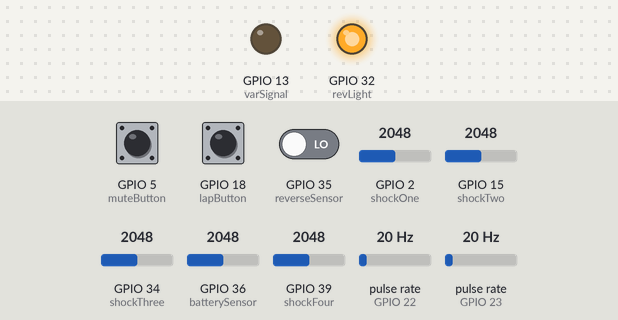
Bench run of a sketch on a simulated ESP32. Shown: output pins drawn as LEDs (lit = HIGH). Wiring (inferred from the names in the program): 2 × pulse sensor: data GPIO 22 / data GPIO 23. The test bench sets the inputs (shaded band); at power-on: GPIO 35 (reverseSensor) LOW, GPIO 2 (shockOne) = 2048, GPIO 5 (muteButton) HIGH, GPIO 15 (shockTwo) = 2048, GPIO 18 (lapButton) HIGH, GPIO 34 (shockThree) = 2048, GPIO 36 (batterySensor) = 2048, GPIO 39 (shockFour) = 2048, pulse rate (sensors on GPIO 22, GPIO 23) 20 Hz. Pins used as bus, display or sensor lines are not drawn.

Above: at 1.2 s.
1.3 s: GPIO 35 (reverseSensor) driven HIGH
At 2.0 s:
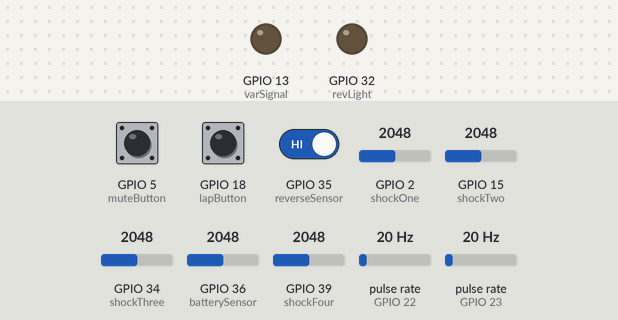
2.8 s: GPIO 35 (reverseSensor) driven LOW
At 3.2 s:
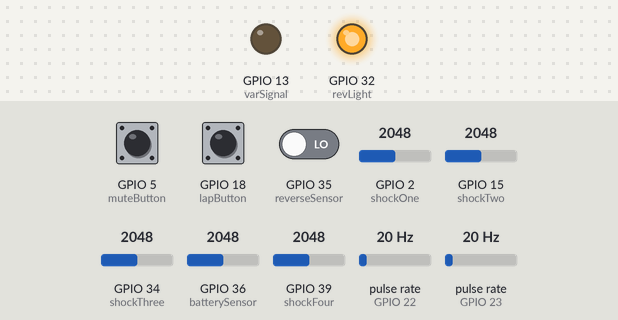
Timing chart, 0 to 5.8 s (numbered marks = the images above; inputs shaded):
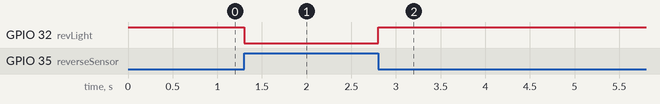

The sketch:

williamsport.ino
```cpp
/*
    Name:       onboardCode.ino
    Created:	2/11/2024 12:08:47 AM
    Author:     WesternBajaSAE
*/

#include <HardwareSerial.h>

// Define two instances of HardwareSerial for two UART interfaces
HardwareSerial Phone(2);  // UART2

// Pin Assignments *DO NOT CHANGE* ----------------------------------------------------------------------------

//High Power Outputs

#define revLight 32
#define rpmPower 33
#define fuelPower 25
#define varPower 26
#define varSignal 13
#define shockPower 27
#define phonePower 14

//Low Power Inputs

#define shockOne 2
#define shockTwo 15
#define shockThree 34
#define shockFour 39

#define engineSensor 23
#define reverseSensor 35
#define fuelSensor 22
#define batterySensor 36
#define oldRevSensor 19

#define phoneRx 16
#define phoneTx 17
#define linkRx 3
#define linkTx 1

#define buttonOne 21
#define lapButton 18
#define muteButton 5
#define buttonFour 4

#define ON LOW
#define OFF HIGH

// Variable declarations ----------------------------------------------------------------

// Battery variables
int rawBattery;
int batPercent;

const int batLowLimit = 2430;   //16 volt
const int batHighLimit = 3200;  //20.5 volt

// Engine RPM variables:
unsigned long pulseTime;
unsigned long prevPulseTime;
unsigned long magFreq;
const int magnets = 3;
int engineRpm = 0;

unsigned long magInterval = 0;

// Wheel speed variables:
int speed;

// Fuel variables:
unsigned long fuelStart;
unsigned long fuelEnd;
int fuelTime;
int rawFuel = 0;
int fuelFlag = 0;
int newFuelTime = 0;
int fuel = 0;

const int fuelLowLimit = 1000;  // semi-calibrated value
const int fuelHighLimit = 1648; // calibrated value

// Shock position variables:
int rawLeftFront = 0;
int rawRightFront = 0;
int rawLeftRear = 0;
int rawRightRear = 0;

int leftFront = 0;
int rightFront = 0;
int leftRear = 0;
int rightRear = 0;

// Driver input variables:
int panicStatus = 0;
int muteStatus = 0;
int lapReset = 0;
int button4 = 0;

int panicActive = 0;

int lapFlag = 0;
int panicTimer;
int panicFlag = 0;

unsigned long lapDebounce;

int lapPrevState;

// Phone communication
int acknowledged = 0;
String incomingPhoneData = "";
unsigned long phoneExportTimer = 0;
const int phoneExportInterval = 16;

// Global variables
const int batSamples = 1000;        // Number of samples to consider for moving average
const int fuelSamples = 1000;       // Number of samples to consider for moving average
int fuelLogger[fuelSamples];  // Array to store PWM samples
int batLogger[batSamples];   // Array to store PWM samples
int batIndex = 0;            // Index to keep track of the current sample
int fuelIndex = 0;         // Index to keep track of the current sample
const int debounce = 20;

// Function prototypes
void reverseCheck();
void batRead();
void updateBatAverage(int newValue);
void RPMRead();
void rpmCalculate();
void fuelRead();
void updateFuelAverage(int newValue);
void shockRead();
void muteButtonCheck();
void vitalCheck();
void lapTimeReset();
void panicStatusUpdate();
void lapButtonCheck();
void readPhoneData();
void processPhoneData(String data);
void exportPhoneData();

// The setup() function runs once each time the micro-controller starts
void setup() {
  // Initialize serial communication with phone and eCVT
  Phone.begin(115200, SERIAL_8N1, phoneRx, phoneTx);

  // Initialize fuel samples array
  for (int i = 0; i < fuelSamples; i++) {
    fuelLogger[i] = fuelLowLimit;
  }

  // Initialize battery samples array
  for (int i = 0; i < batSamples; i++) {
    batLogger[i] = batLowLimit;
  }

  // Initialize regulator pins
  pinMode(revLight, OUTPUT);
  pinMode(rpmPower, OUTPUT);
  pinMode(fuelPower, OUTPUT);
  pinMode(varPower, OUTPUT);
  pinMode(varSignal, OUTPUT);
  pinMode(shockPower, OUTPUT);
  pinMode(phonePower, OUTPUT);

  // Initialize sensor pins
  pinMode(shockOne, INPUT);
  pinMode(shockTwo, INPUT);
  pinMode(shockThree, INPUT);
  pinMode(shockFour, INPUT);

  pinMode(engineSensor, INPUT);
  pinMode(reverseSensor, INPUT);
  pinMode(fuelSensor, INPUT);
  pinMode(batterySensor, INPUT);
  pinMode(oldRevSensor, INPUT_PULLUP);

  pinMode(buttonOne, INPUT_PULLUP);
  pinMode(lapButton, INPUT_PULLUP);
  pinMode(muteButton, INPUT_PULLUP);
  pinMode(buttonFour, INPUT_PULLUP);

  // Control initial power output
  digitalWrite(revLight, OFF);
  digitalWrite(rpmPower, ON);
  digitalWrite(fuelPower, ON);
  digitalWrite(varPower, OFF);
  digitalWrite(varSignal, LOW);
  digitalWrite(shockPower, ON);
  digitalWrite(phonePower, ON);

  // Attach interrupts
  attachInterrupt(digitalPinToInterrupt(engineSensor), RPMRead, FALLING);
  attachInterrupt(digitalPinToInterrupt(fuelSensor), fuelRead, CHANGE);

  lapPrevState = digitalRead(lapButton);
}

// The loop() function runs continuously after setup()
void loop() {
  // Read data from eCVT and phone
  readPhoneData();

  // Check lap button and mute button
  reverseCheck();
  lapButtonCheck();
  muteButtonCheck();
  shockRead();

  // Check if it's time to export data to phone
  if (millis() - phoneExportTimer >= phoneExportInterval) {
    // Run non-time critical functions
    batRead();

    // Export data to phone
    exportPhoneData();

    phoneExportTimer = millis();
  }
}

// Function to check reverse sensor and update reverse light
void reverseCheck() {
  if (digitalRead(reverseSensor) == HIGH) {
    digitalWrite(revLight, ON);
  } else {
    digitalWrite(revLight, OFF);
  }
}

// Function to read battery voltage and calculate battery percentage
void batRead() {

  rawBattery = analogRead(batterySensor);

  // Calibrate the reading
  if(rawBattery > batLowLimit){
    updateBatAverage(rawBattery);
  }

}

// Function to update moving average of PWM samples
void updateBatAverage(int newValue) {
  batLogger[batIndex] = newValue;
  batIndex = (batIndex + 1) % batSamples;
  long sum = 0;

  for (int i = 0; i < batSamples; i++) {
    sum += batLogger[i];
  }

  batPercent = map((sum / batSamples), batLowLimit, batHighLimit, 0, 99);
}

// Function to calculate RPM from pulse time
void RPMRead() {
  pulseTime = micros();

  if (pulseTime < prevPulseTime) {
    // Rollover detected
    magInterval = (4294967295 - prevPulseTime) + pulseTime;
  } else {
    magInterval = pulseTime - prevPulseTime;
  }

  if (magInterval > 3000) {
    rpmCalculate();
    // Store pulse time
    prevPulseTime = pulseTime;
  }
}

// Function to calculate RPM from magnetic interval
void rpmCalculate() {
  if (magInterval > 0) {
    // Convert difference into frequency (seconds domain)
    magFreq = 60000000 / magInterval;
  }

  // Compensate for pulses per rotation
  engineRpm = magFreq / magnets;
}

// Function to read fuel sensor and update fuel level
void fuelRead() {
  if (digitalRead(fuelSensor) == HIGH && fuelFlag == 0) {
    fuelStart = micros();
    fuelFlag = 1;
  } else if (digitalRead(fuelSensor) == LOW && fuelFlag == 1) {
    fuelEnd = micros();
    fuelFlag = 0;
    newFuelTime = 1;
  }

  fuelTime = fuelEnd - fuelStart;

  if (fuelFlag == 0 && fuelTime > fuelLowLimit && fuelTime < fuelHighLimit && newFuelTime == 1) {
    updateFuelAverage(fuelTime);
    newFuelTime = 0;
  }
}

// Function to update moving average of PWM samples
void updateFuelAverage(int newValue) {
  fuelLogger[fuelIndex] = newValue;
  fuelIndex = (fuelIndex + 1) % fuelSamples;

  long sum = 0;

  for (int i = 0; i < fuelSamples; i++) {
    sum += fuelLogger[i];
  }

  rawFuel = sum / fuelSamples;

  fuel = map(rawFuel, fuelLowLimit, fuelHighLimit, 0, 99);
}

  // Function to read shock sensor values
void shockRead() {
  rawLeftFront = analogRead(shockOne);
  rawRightFront = analogRead(shockTwo);
  rawLeftRear = analogRead(shockThree);
  rawRightRear = analogRead(shockFour);

  // leftFront = map(leftFront, 900, 4095, 0, 100);
  // rightFront = map(rightFront, 900, 4095, 0, 100);
  // leftRear = map(leftRear, 0, 4095, 0, 100);
  // rightRear = map(rightRear, 0, 4095, 0, 100);

  leftFront = 0;
  rightFront = 0;
  leftRear = 0;
  rightRear = 0;
}

  // Function to check mute button state and update mute status
void muteButtonCheck() {

  if(!digitalRead(muteButton)){
    muteStatus = 1;
  } else {
    muteStatus = 0;
  }
}

  // Function to check lap button state and perform corresponding actions
void lapButtonCheck() {
  int buttonState = digitalRead(lapButton);

  if (buttonState != lapPrevState) {
    lapDebounce = millis();
    lapFlag = 1;
  }

  if (millis() - lapDebounce >= debounce && lapFlag == 1) {
    lapFlag = 0;
    lapTimeReset();

    if(panicFlag == 0){
      panicTimer = millis();
    }

    panicFlag++;

    if(panicFlag > 0 && (millis() - panicTimer) > 3000){
      panicFlag == 0;
    }

    if(panicFlag >= 3){
      panicStatusUpdate();
      panicFlag = 0;
    }
  }

  lapPrevState = buttonState;
}

// panics when vitals are low
void vitalCheck() {
  if (batPercent < 5 || fuel < 5) {
    panicStatusUpdate();
  }
}

  // Function to reset lap timer
void lapTimeReset() {
  if (lapReset == 0) {
    lapReset = 1;
  } else {
    lapReset = 0;
  }
}

  // Function to update panic status
void panicStatusUpdate() {
  if (panicStatus == 0) {
    panicStatus = 1;
  } else {
    panicStatus = 0;
  }
}

  // Function to read data from phone
void readPhoneData() {
  // Read incoming data and append it to the buffer
  while (Phone.available() > 0) {
    char c = Phone.read();

    // Check if a complete message has been received
    if (c == ',') {
      // Process the complete message
      processPhoneData(incomingPhoneData);

      // Clear the buffer for the next message
      incomingPhoneData = "";
    } else if(c != '\n'){
      incomingPhoneData += c;
    }
  }
}

  // Function to process phone data
void processPhoneData(String data) {
  int dataIndex = data.indexOf(':');
  if (dataIndex != -1) {
    String item = data.substring(0, dataIndex);

    if (item == "Confirm"){
      acknowledged = data.substring(dataIndex + 1).toInt();
    }
  }
}

  // Function to export data to phone
void exportPhoneData() {
  Phone.print("RPM:");  // 0-3800
  Phone.print(engineRpm);
  Phone.print(",");

  Phone.print("Battery:");  // 0-100
  Phone.print(batPercent);
  Phone.print(",");

  Phone.print("Fuel:");  // 0-100
  Phone.print(fuel);
  Phone.print(",");

  Phone.print("LF:");       // 0-100
  Phone.print(leftFront);
  Phone.print(",");

  Phone.print("RF:");  // 0-100
  Phone.print(rightFront);
  Phone.print(",");

  Phone.print("LB:");       // 0-100
  Phone.print(leftRear);
  Phone.print(",");

  Phone.print("RB:");       // 0-100
  Phone.print(rightRear);
  Phone.print(",");

  Phone.print("panic:");  // 0-1
  Phone.print(panicStatus);
  Phone.print(",");

  Phone.print("mute:");  // 0-1
  Phone.print(muteStatus);
  Phone.print(",");

  Phone.print("lapTimer:");  // 0-1
  Phone.print(lapReset);
  Phone.println(",");
}
```

Measured:
- after the input at 1.3 s, GPIO 32 (revLight): HIGH → LOW at once
- after the input at 2.8 s, GPIO 32 (revLight): LOW → HIGH at once
